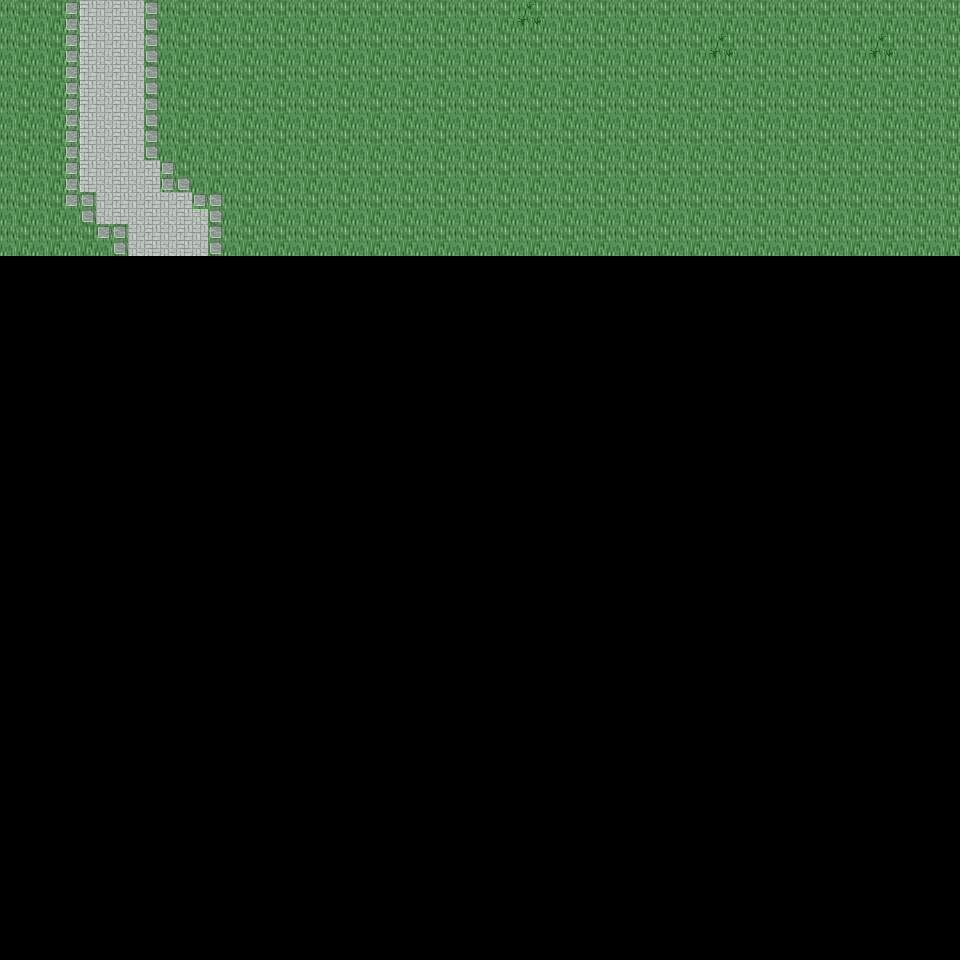

The image is a tile-based game level rendered from a .tmx file. Its description and source (layers, tilesets, objects; grid data summarised) follow:
An orthogonal 30x30 tile map with 32x32 px tiles, 6 tile layers (Ground, Object, Object2, Above, ...), 31 tilesets and 3 objects (3x mapExit).

<map version="1.0" orientation="orthogonal" renderorder="right-down" width="30" height="30" tilewidth="32" tileheight="32" nextobjectid="4">
  <tileset firstgid="1" name="tileset_ground_ground" tilewidth="32" tileheight="32" tilecount="33" columns="3">
    <image source="../drawable/tileset_ground_ground.png" width="96" height="352" />
  </tileset>
  <tileset firstgid="34" name="tileset_ground_ice_ice" tilewidth="32" tileheight="32" tilecount="3" columns="3">
    <image source="../drawable/tileset_ground_ice_ice.png" width="96" height="32" />
  </tileset>
  <tileset firstgid="37" name="tileset_plant_grasses" tilewidth="32" tileheight="32" tilecount="6" columns="3">
    <image source="../drawable/tileset_plant_grasses.png" width="96" height="64" />
  </tileset>
  <tileset firstgid="43" name="tileset_plant_flower_daisy_white" tilewidth="32" tileheight="32" tilecount="8" columns="2">
    <image source="../drawable/tileset_plant_flower_daisy_white.png" width="64" height="128" />
  </tileset>
  <tileset firstgid="51" name="tileset_plant_flower_daisy_blue" tilewidth="32" tileheight="32" tilecount="8" columns="2">
    <image source="../drawable/tileset_plant_flower_daisy_blue.png" width="64" height="128" />
  </tileset>
  <tileset firstgid="59" name="tileset_ground_ridge_earth_dark" tilewidth="32" tileheight="32" tilecount="96" columns="12">
    <image source="../drawable/tileset_ground_ridge_earth_dark.png" width="384" height="256" />
  </tileset>
  <tileset firstgid="155" name="tileset_ground_rock_pebbles" tilewidth="32" tileheight="32" tilecount="3" columns="1">
    <image source="../drawable/tileset_ground_rock_pebbles.png" width="32" height="96" />
  </tileset>
  <tileset firstgid="158" name="tileset_ground_grass_edges" tilewidth="32" tileheight="32" tilecount="36" columns="12">
    <image source="../drawable/tileset_ground_grass_edges.png" width="384" height="96" />
  </tileset>
  <tileset firstgid="194" name="tileset_plant_bush_bushes" tilewidth="32" tileheight="32" tilecount="10" columns="5">
    <image source="../drawable/tileset_plant_bush_bushes.png" width="160" height="64" />
  </tileset>
  <tileset firstgid="204" name="tileset_plant_stump_stump_purple" tilewidth="32" tileheight="32" tilecount="4" columns="2">
    <image source="../drawable/tileset_plant_stump_stump_purple.png" width="64" height="64" />
  </tileset>
  <tileset firstgid="208" name="tileset_building_wall_stone" tilewidth="32" tileheight="32" tilecount="12" columns="3">
    <image source="../drawable/tileset_building_wall_stone.png" width="96" height="128" />
  </tileset>
  <tileset firstgid="220" name="tileset_ground_ridge_ice_2" tilewidth="32" tileheight="32" tilecount="42" columns="7">
    <image source="../drawable/tileset_ground_ridge_ice_2.png" width="224" height="192" />
  </tileset>
  <tileset firstgid="262" name="tileset_plant_tree_tree_green" tilewidth="32" tileheight="32" tilecount="88" columns="8">
    <image source="../drawable/tileset_plant_tree_tree_green.png" width="256" height="352" />
  </tileset>
  <tileset firstgid="350" name="tileset_building_window_window_long" tilewidth="32" tileheight="32" tilecount="3" columns="3">
    <image source="../drawable/tileset_building_window_window_long.png" width="96" height="32" />
  </tileset>
  <tileset firstgid="353" name="tileset_building_window_window_right" tilewidth="32" tileheight="32" tilecount="2" columns="2">
    <image source="../drawable/tileset_building_window_window_right.png" width="64" height="32" />
  </tileset>
  <tileset firstgid="355" name="tileset_building_door_door_n" tilewidth="32" tileheight="32" tilecount="6" columns="3">
    <image source="../drawable/tileset_building_door_door_n.png" width="96" height="64" />
  </tileset>
  <tileset firstgid="361" name="tileset_building_door_closed_with_key" tilewidth="32" tileheight="32" tilecount="1" columns="1">
    <image source="../drawable/tileset_building_door_closed_with_key.png" width="32" height="32" />
  </tileset>
  <tileset firstgid="362" name="tileset_ground_ladder_horizontal_dark" tilewidth="32" tileheight="32" tilecount="3" columns="1">
    <image source="../drawable/tileset_ground_ladder_horizontal_dark.png" width="32" height="96" />
  </tileset>
  <tileset firstgid="365" name="tileset_ground_ladder_vertical_dark" tilewidth="32" tileheight="32" tilecount="3" columns="3">
    <image source="../drawable/tileset_ground_ladder_vertical_dark.png" width="96" height="32" />
  </tileset>
  <tileset firstgid="368" name="tileset_building_roof_yellow" tilewidth="32" tileheight="32" tilecount="20" columns="5">
    <image source="../drawable/tileset_building_roof_yellow.png" width="160" height="128" />
  </tileset>
  <tileset firstgid="388" name="tileset_logic_creature_gnome" tilewidth="32" tileheight="32" tilecount="6" columns="6">
    <image source="../drawable/tileset_logic_creature_gnome.png" width="192" height="32" />
  </tileset>
  <tileset firstgid="394" name="tileset_logic_creature_orc" tilewidth="32" tileheight="32" tilecount="6" columns="6">
    <image source="../drawable/tileset_logic_creature_orc.png" width="192" height="32" />
  </tileset>
  <tileset firstgid="400" name="tileset_logic_portal" tilewidth="32" tileheight="32" tilecount="24" columns="8">
    <image source="../drawable/tileset_logic_portal.png" width="256" height="96" />
  </tileset>
  <tileset firstgid="424" name="tileset_logic_creature_animal" tilewidth="32" tileheight="32" tilecount="32" columns="8">
    <image source="../drawable/tileset_logic_creature_animal.png" width="256" height="128" />
  </tileset>
  <tileset firstgid="456" name="tileset_logic_collision" tilewidth="32" tileheight="32" tilecount="1" columns="1">
    <image source="../drawable/tileset_logic_collision.png" width="32" height="32" />
  </tileset>
  <tileset firstgid="457" name="tileset_item_blood_nsew_stains" tilewidth="32" tileheight="32" tilecount="4" columns="2">
    <image source="../drawable/tileset_item_blood_nsew_stains.png" width="64" height="64" />
  </tileset>
  <tileset firstgid="461" name="tileset_item_blood_floor_stain" tilewidth="32" tileheight="32" tilecount="1" columns="1">
    <image source="../drawable/tileset_item_blood_floor_stain.png" width="32" height="32" />
  </tileset>
  <tileset firstgid="462" name="tileset_ground_blue_paving" tilewidth="32" tileheight="32" tilecount="2" columns="1">
    <image source="../drawable/tileset_ground_blue_paving.png" width="32" height="64" />
  </tileset>
  <tileset firstgid="464" name="tileset_ground_green_paving" tilewidth="32" tileheight="32" tilecount="18" columns="3">
    <image source="../drawable/tileset_ground_green_paving.png" width="96" height="192" />
  </tileset>
  <tileset firstgid="482" name="tileset_logic_protection" tilewidth="32" tileheight="32" tilecount="2" columns="2">
    <image source="../drawable/tileset_logic_protection.png" width="64" height="32" />
  </tileset>
  <tileset firstgid="484" name="tileset_logic_creature_fowl" tilewidth="32" tileheight="32" tilecount="6" columns="6">
    <image source="../drawable/tileset_logic_creature_fowl.png" width="192" height="32" />
  </tileset>
  <layer name="Ground" width="30" height="30">
    <data>[900 cells, 240 non-empty, 2 distinct tile ids]</data>
  </layer>
  <layer name="Object" width="30" height="30">
    <data>[900 cells, 19 non-empty, 6 distinct tile ids]</data>
  </layer>
  <layer name="Object2" width="30" height="30">
    <data>[900 cells, 0 non-empty, 0 distinct tile ids]</data>
  </layer>
  <layer name="Above" width="30" height="30">
    <data>[900 cells, 0 non-empty, 0 distinct tile ids]</data>
  </layer>
  <layer name="Above2" width="30" height="30">
    <data>[900 cells, 0 non-empty, 0 distinct tile ids]</data>
  </layer>
  <layer name="Walkable" width="30" height="30">
    <data>[900 cells, 0 non-empty, 0 distinct tile ids]</data>
  </layer>
  <objectgroup name="MapEvents">
    <object id="1" name="north" type="mapExit" x="0" y="0" width="960" height="32">
      <properties>
        <property name="map" value="level_0_x171_y45" />
        <property name="x" value="0" />
        <property name="y" value="28" />
      </properties>
    </object>
    <object id="2" name="west" type="mapExit" x="0" y="0" width="32" height="960">
      <properties>
        <property name="map" value="level_0_x170_y46" />
        <property name="x" value="28" />
        <property name="y" value="0" />
      </properties>
    </object>
    <object id="3" name="east" type="mapExit" x="928" y="0" width="32" height="960">
      <properties>
        <property name="map" value="level_0_x172_y46" />
        <property name="x" value="1" />
        <property name="y" value="0" />
      </properties>
    </object>
  </objectgroup>
</map>
